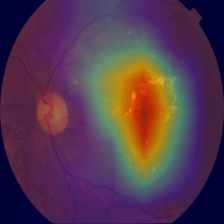
#> input picture paper/heatmap_image_1.png, 224 x 224 px
$ python -i retina_mask.py   (imports and definitions only)
#> lines starting #> are read from the running program, lines starting #| are printed output that depends on the picture; after the words box and inside, x2 and y2 are one past the last pixel; in counts of white or black regions, pixels touching at a corner belong together
import cv2
import numpy as np
import torch


def create_retina_mask_from_rgb(image_rgb: np.ndarray, threshold: int = 10) -> np.ndarray:
    """
    Create a rough binary retina mask from an RGB fundus image.

    Args:
        image_rgb: uint8 RGB image of shape (H, W, 3)
        threshold: grayscale threshold to separate retina from black background

    Returns:
        mask: float32 numpy array of shape (H, W), values in {0,1}
    """
#> called with threshold = 10
    if image_rgb is None or image_rgb.size == 0:
        raise ValueError("Input image_rgb is empty.")

    gray = cv2.cvtColor(image_rgb, cv2.COLOR_RGB2GRAY)
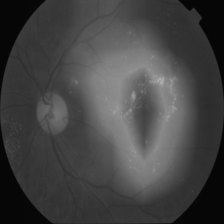
#> gray: shape (224, 224); min 6, max 177, mean 67.7

    # Basic threshold for non-black region
    _, mask = cv2.threshold(gray, threshold, 255, cv2.THRESH_BINARY)
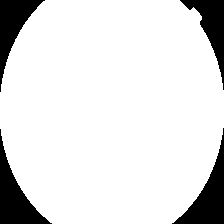
#> mask: shape (224, 224); 87.6% white; 4 black regions, box (x1, y1, x2, y2) and area: (172, 128, 224, 224) 1731, (0, 129, 52, 224) 1718, (0, 0, 45, 92) 1450, (180, 0, 224, 90) 1340

    # Keep the largest connected component
    num_labels, labels, stats, _ = cv2.connectedComponentsWithStats(mask, connectivity=8)
#> num_labels = 2; stats = [[0, 0, 224, 224, 6239], [0, 0, 224, 224, 43937]]

    if num_labels > 1:
        largest_idx = 1 + np.argmax(stats[1:, cv2.CC_STAT_AREA])
#> largest_idx = 1
        largest_mask = (labels == largest_idx).astype(np.uint8) * 255
    else:
        largest_mask = mask

    # Smooth / refine mask
    kernel = np.ones((7, 7), np.uint8)
    largest_mask = cv2.morphologyEx(largest_mask, cv2.MORPH_CLOSE, kernel)
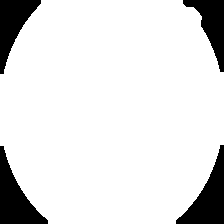
#> largest_mask: shape (224, 224); 87.9% white; 4 black regions, box (x1, y1, x2, y2) and area: (176, 145, 224, 224) 1692, (0, 146, 48, 224) 1679, (0, 0, 41, 74) 1411, (183, 0, 224, 72) 1284
    largest_mask = cv2.morphologyEx(largest_mask, cv2.MORPH_OPEN, kernel)
#> largest_mask: shape (224, 224); 87.9% white; 4 black regions, box (x1, y1, x2, y2) and area: (176, 145, 224, 224) 1692, (0, 146, 48, 224) 1679, (0, 0, 41, 74) 1411, (183, 0, 224, 72) 1288

    mask_float = (largest_mask > 0).astype(np.float32)
    return mask_float


# [53 lines left out: functions resize_mask, retina_overlap_score, batch_retina_overlap_score, not called in this run]

>>> import cv2
>>> picture = cv2.cvtColor(cv2.imread('../../paper/heatmap_image_1.png'), cv2.COLOR_BGR2RGB)
>>> result = create_retina_mask_from_rgb(picture)

$ run again, on paper/normal_image_1.png
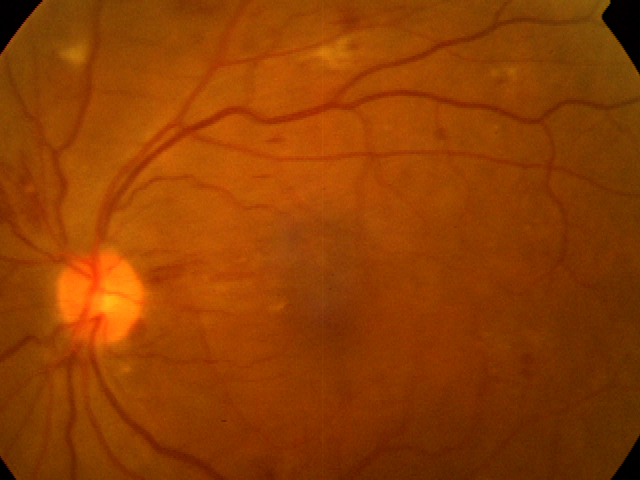
#> input picture paper/normal_image_1.png, 640 x 480 px
#> in create_retina_mask_from_rgb, `gray = cv2.cvtColor(image_rgb, cv2.COLOR_RGB2GRAY)`:
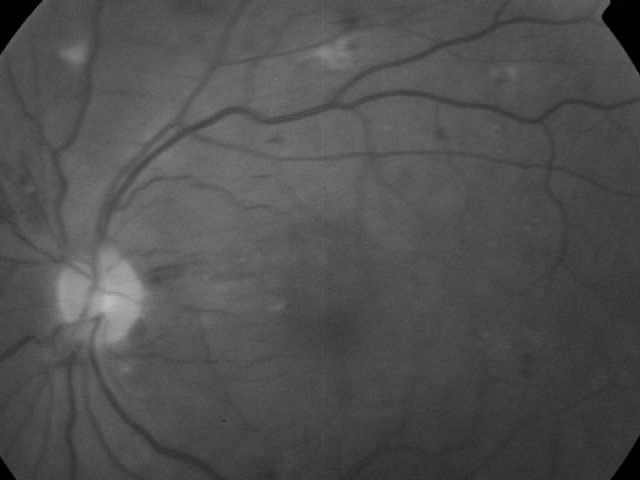
#> gray: shape (480, 640); min 0, max 187, mean 79.9
#> in create_retina_mask_from_rgb, `_, mask = cv2.threshold(gray, threshold, 255, cv2.THRESH_BINARY)`:
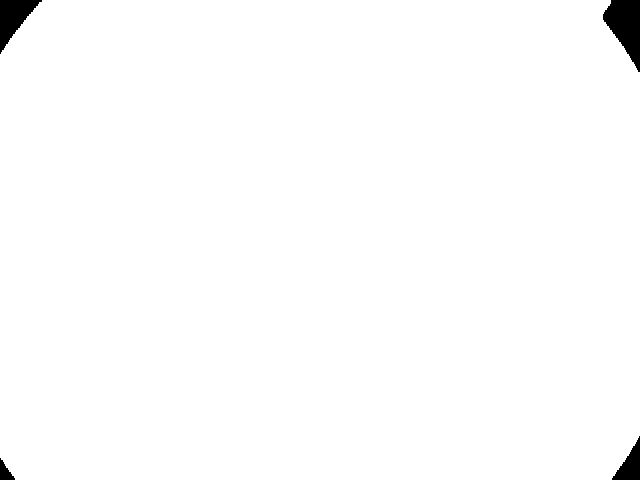
#> mask: shape (480, 640); 98.9% white; 4 black regions, box (x1, y1, x2, y2) and area: (603, 0, 640, 72) 1598, (0, 0, 42, 54) 1084, (612, 436, 640, 480) 610, (0, 458, 15, 480) 176
#> num_labels = 2; stats = [[0, 0, 640, 480, 3468], [0, 0, 640, 480, 303732]]
#> largest_idx = 1
#> largest_mask: shape (480, 640); 98.9% white; 4 black regions, box (x1, y1, x2, y2) and area: (604, 0, 640, 68) 1582, (0, 0, 39, 50) 1072, (613, 442, 640, 480) 596, (0, 462, 14, 480) 166

$ run again, on paper/normal_image_2.png
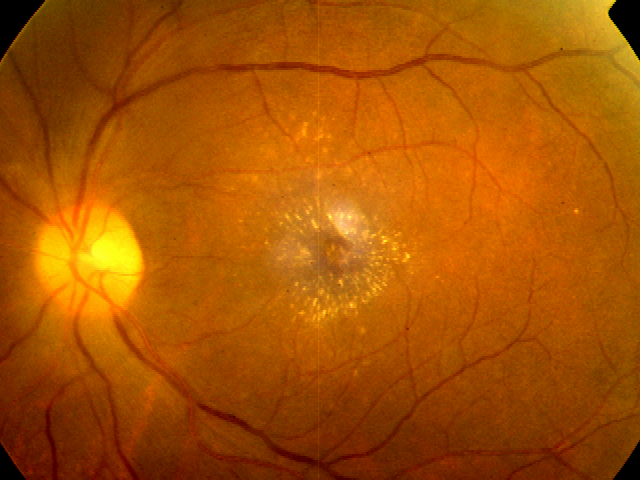
#> input picture paper/normal_image_2.png, 640 x 480 px
#> in create_retina_mask_from_rgb, `gray = cv2.cvtColor(image_rgb, cv2.COLOR_RGB2GRAY)`:
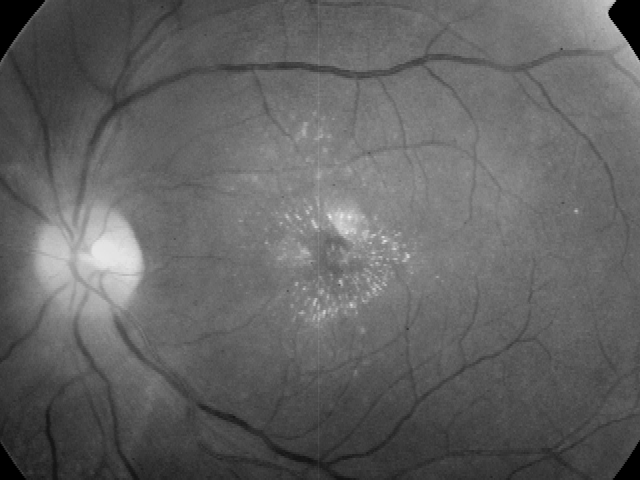
#> gray: shape (480, 640); min 0, max 235, mean 99
#> in create_retina_mask_from_rgb, `_, mask = cv2.threshold(gray, threshold, 255, cv2.THRESH_BINARY)`:
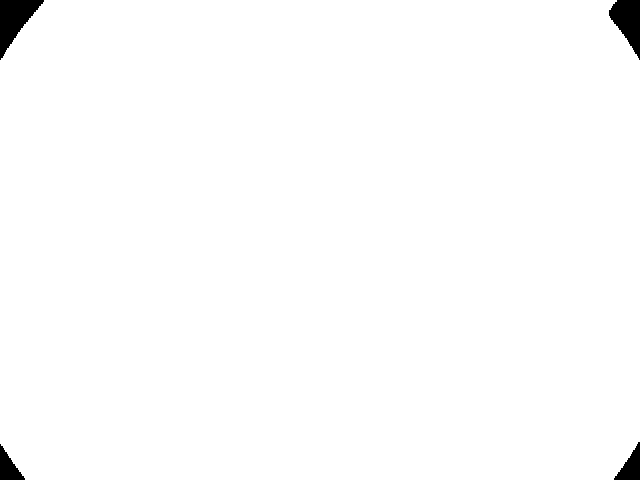
#> mask: shape (480, 640); 98.9% white; 4 black regions, box (x1, y1, x2, y2) and area: (0, 0, 44, 60) 1290, (609, 0, 640, 60) 1100, (614, 442, 640, 480) 512, (0, 444, 25, 480) 466
#> num_labels = 2; stats = [[0, 0, 640, 480, 3368], [0, 0, 640, 480, 303832]]
#> largest_idx = 1
#> mask_float: shape (480, 640) float32; values 0 (black) and 1 (white), 98.9% white; 4 black regions, box (x1, y1, x2, y2) and area: (0, 0, 43, 56) 1280, (610, 0, 640, 54) 1086, (615, 446, 640, 480) 500, (0, 448, 24, 480) 456
